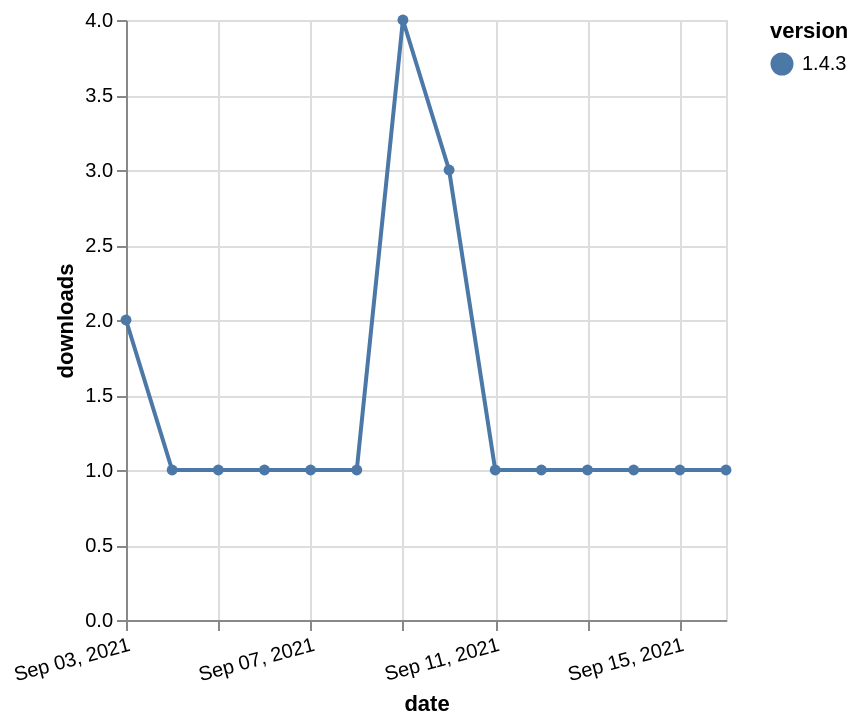

Write the Vega-Lite specification saved for this chart.
### Vega-Lite specification from a JSON file in a GitHub repository (floating-point values rounded to 4 significant figures)
{"$schema": "https://vega.github.io/schema/vega-lite/v5.json", "description": "A simple bar chart with embedded data.", "data": {"values": [{"date": "2021-09-03", "total": 178, "delta": 2, "version": "1.4.3"}, {"date": "2021-09-04", "total": 179, "delta": 1, "version": "1.4.3"}, {"date": "2021-09-05", "total": 180, "delta": 1, "version": "1.4.3"}, {"date": "2021-09-06", "total": 181, "delta": 1, "version": "1.4.3"}, {"date": "2021-09-07", "total": 182, "delta": 1, "version": "1.4.3"}, {"date": "2021-09-08", "total": 183, "delta": 1, "version": "1.4.3"}, {"date": "2021-09-09", "total": 187, "delta": 4, "version": "1.4.3"}, {"date": "2021-09-10", "total": 190, "delta": 3, "version": "1.4.3"}, {"date": "2021-09-11", "total": 191, "delta": 1, "version": "1.4.3"}, {"date": "2021-09-12", "total": 192, "delta": 1, "version": "1.4.3"}, {"date": "2021-09-13", "total": 193, "delta": 1, "version": "1.4.3"}, {"date": "2021-09-14", "total": 194, "delta": 1, "version": "1.4.3"}, {"date": "2021-09-15", "total": 195, "delta": 1, "version": "1.4.3"}, {"date": "2021-09-16", "total": 196, "delta": 1, "version": "1.4.3"}]}, "width": "container", "mark": {"type": "line", "point": {"filled": true}}, "encoding": {"x": {"field": "date", "type": "temporal", "timeUnit": "yearmonthdate", "title": "date", "axis": {"labelAngle": -15}}, "y": {"field": "delta", "type": "quantitative", "title": "downloads"}, "color": {"field": "version", "type": "nominal"}, "tooltip": {"field": "delta"}}}
